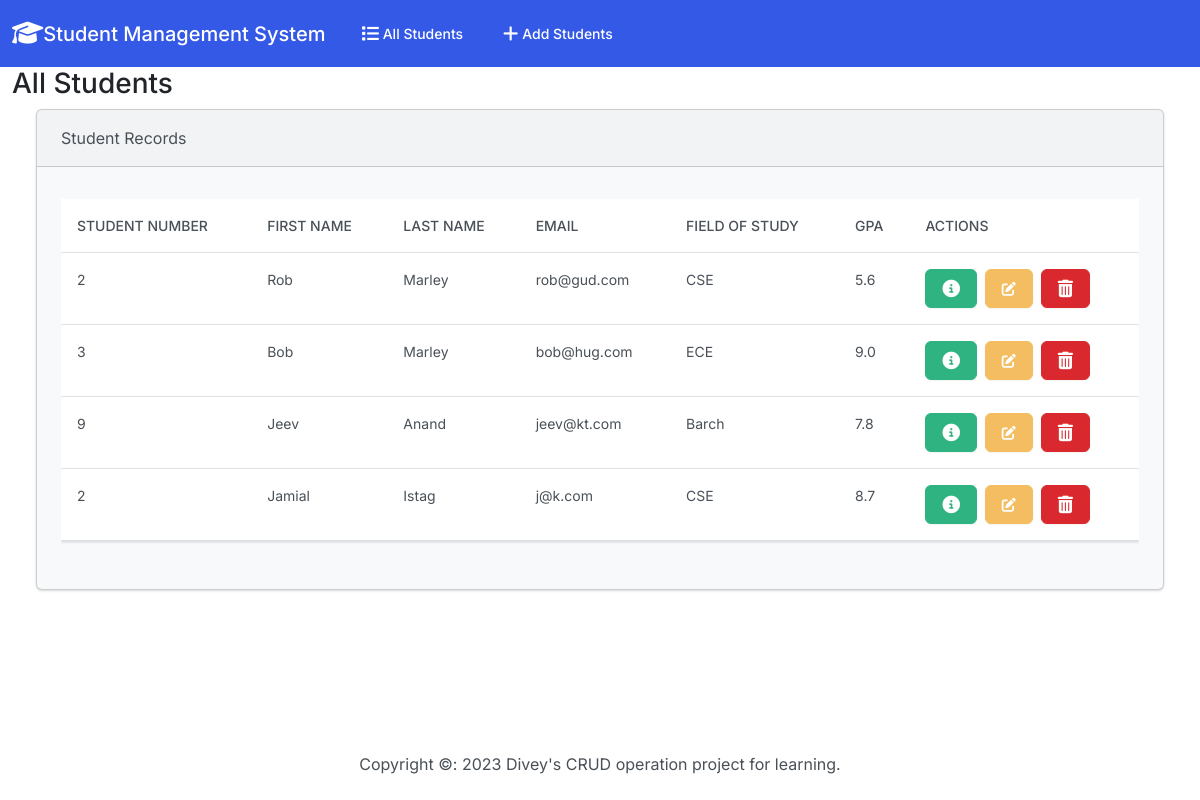
The page / on the database its author committed.
### students/models.py (models this page shows, shortened)
class Student(models.Model):
    student_number = models.PositiveIntegerField()
    first_name = models.CharField(max_length  = 50)
    last_name = models.CharField(max_length=50)
    email = models.EmailField(max_length=100)
    field_ofstudy = models.CharField(max_length=50)
    gpa= models.FloatField()

### students/views.py (the view)
# urls.py: path('',views.index, name='index'),
def index(request):
    return render(request,'students/index.html',{
        'students': Student.objects.all()
    })

### students/templates/students/index.html (shortened to what this page needs)
{% extends "students/base.html" %}
{% block body %}
<h3 class="" m-4>All Students</h3>
<div class="row">
  <div class="col-12">
    {% if students %}
    <div class="card bg-light ms-4 me-4 mb-4">
      <div class="card-header">Student Records</div>
      <div class="card-body">
        <p class="card-text">
        <div class="table-responsive">
          <table class="table table-hover">
            <thead>
              <tr>
                <th scope="col">Student Number</th>
                <th scope="col">First Name</th>
                <th scope="col">Last Name</th>
                <th scope="col">Email</th>
                <th scope="col">Field of Study</th>
                <th scope="col">GPA</th>
                <th scope="col">Actions</th>
              </tr>
            </thead>
            <tbody>
              {% for student in students %}
              <tr>
                <td>{{ student.student_number}}</td>
                <td>{{ student.first_name}}</td>
                <td>{{ student.last_name}}</td>
                <td>{{ student.email}}</td>
                <td>{{ student.field_ofstudy}}</td>
                <td>{{ student.gpa}}</td>
                <td>
                  <button type="button" class="btn btn-success me-1" href="{% url 'view_student' student.id %}"
                    data-bs-toggle="modal" data-bs-target="#myModal{{student.id}}">
                  </button>
                  <a class="btn btn-warning me-1" href="{% url 'edit' student.id %}">
                    <i class="fa-solid fa-pen-to-square"></i>
                  </a>
                  <button type="button" class="btn btn-danger" data-bs-toggle="modal" data-bs-target="#delete{{student.id}}">
                  </button>
                </td>
              </tr>
              {% endfor %}
            </tbody>
          </table>
        </div>
        </p>
      </div>
    </div>
    {% else %}
    <h5 class="alert alert-primary ms-4 me-4"> No students record.</h5>
    {% endif %}
  </div>
</div>
{% endblock %}

### students/templates/students/base.html (shortened to what this page needs)
{% load static %}
<!DOCTYPE html>
<html lang="en">
<head>
    <link rel="stylesheet" href="https://cdnjs.cloudflare.com/ajax/libs/font-awesome/6.4.0/css/all.min.css"
 />
    <link href="{% static 'css/bootstrap.min.css' %}" rel="stylesheet">
<body class="d-flex flex-column min-vh-100">
    <nav class="navbar navbar-expand-lg bg-primary" data-bs-theme="dark">
        <div class="container-fluid">
            <a class="navbar-brand" href="{% url 'index' %}">
                <i class="fa-solid fa-graduation-cap fa-lg"></i>Student Management System</a>
            <div class="collapse navbar-collapse" id="navbarColor01">
                <ul class="navbar-nav me-auto">
                    <li class="nav-item">
                        <a class="nav-link active" href="{% url 'index' %}"> All Students</a>
                    </li>
                    <li class="nav-item">
                        <a class="nav-link" href="{% url 'add' %}"> Add Students</a>
                    </li>
                </ul>
            </div>
        </div>
    </nav>
    <div class="container-fluid">
        {% block body %}
        {% endblock %}
    </div>
    <footer class="mt-auto mb-4">
        <div class="text-center">
            <span>
                Copyright &copy:
                <script>document.write(new Date().getFullYear())</script> Divey's CRUD operation project for learning.
            </span>
        </div>
    </footer>
</body>
</head>
</html>

### rows shown on the page
Student: student_number "2", first_name "Rob", last_name "Marley", email "rob@gud.com", field_ofstudy "CSE", gpa "5.6"
Student: student_number "3", first_name "Bob", last_name "Marley", email "bob@hug.com", field_ofstudy "ECE", gpa "9.0"
Student: student_number "9", first_name "Jeev", last_name "Anand", email "jeev@kt.com", field_ofstudy "Barch", gpa "7.8"
Student: student_number "2", first_name "Jamial", last_name "Istag", email "j@k.com", field_ofstudy "CSE", gpa "8.7"
